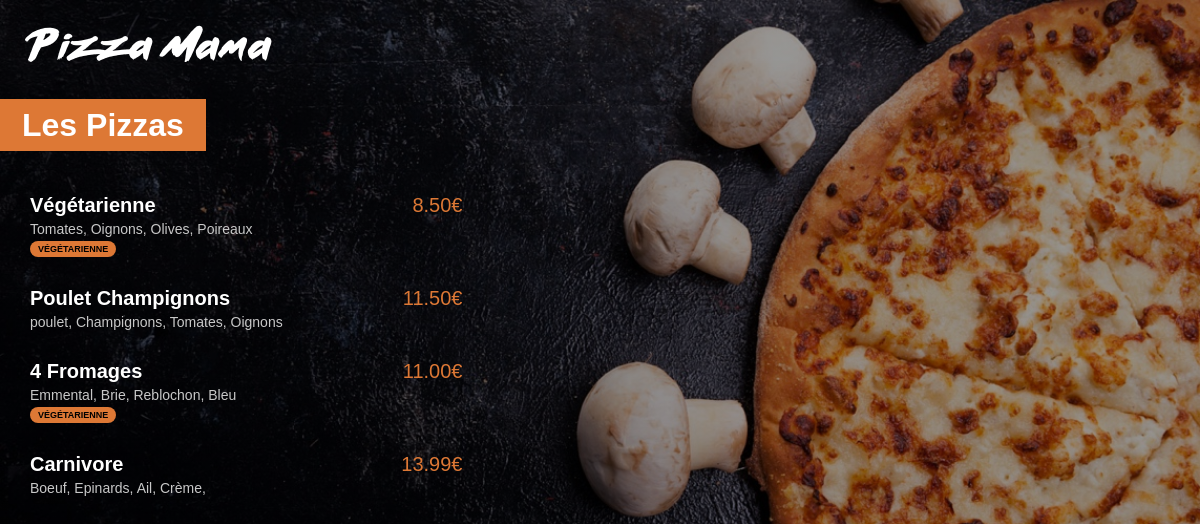
/menu/, run on an earlier commit of the app's database.
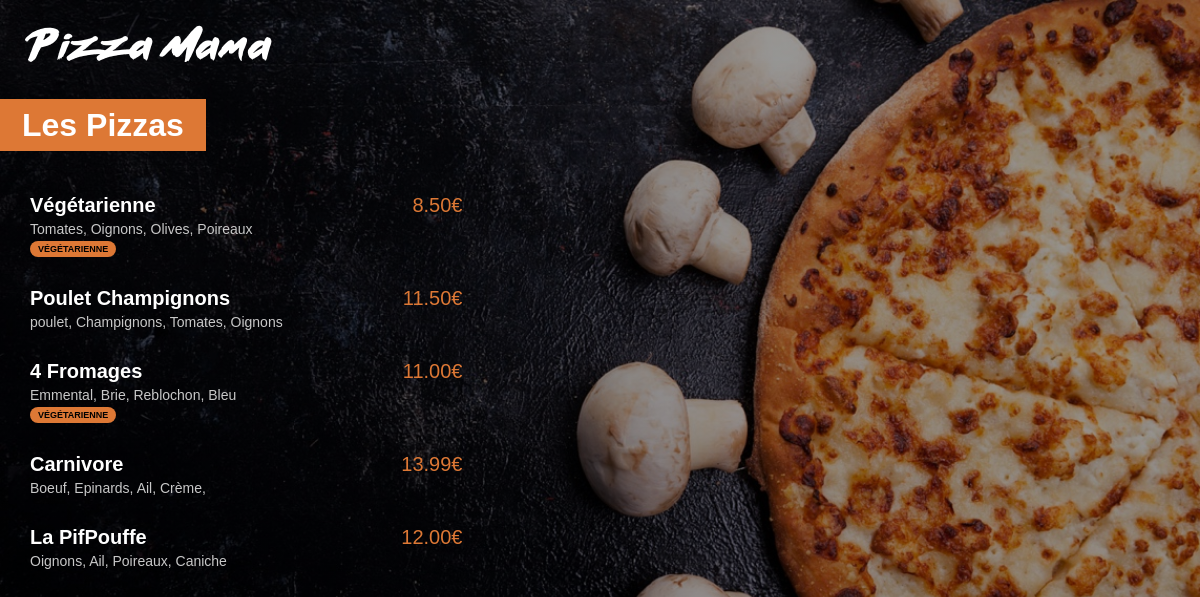
And on a later commit of the database.
### menu/models.py (models this page shows, shortened)
class Pizza(models.Model):
    nom = models.CharField(max_length=200)
    ingredients = models.CharField(max_length=400)
    prix = models.FloatField(default=0)
    vegetarienne = models.BooleanField(default=False)

### menu/views.py (the view)
def index(request):
    pizzas = Pizza.objects.all()
    return render(request, 'menu/index.html', {'pizzas': pizzas})

### menu/templates/menu/index.html (shortened to what this page needs)
{% load static %}
<html lang="fr">
<head>
    <link rel="stylesheet" href="{% static 'menu/style.css' %}">
</head>
<body>
    <img id="small_logo" src="{% static 'menu/images/small_logo.png' %}" alt="logo pizzamama">
    <div class="menu_title">
        <h1>Les Pizzas</h1>
    </div>
    <div class="menu_list">
        {% for pizza in pizzas %}
        <div class="menu_list_item">
            <span class="menu_list_title">{{pizza.nom}}</span>
            <span class="menu_list_prix">{{pizza.prix | floatformat:2}}€</span>
            <span class="menu_list_ingredients">{{pizza.ingredients}}</span>
            {% if pizza.vegetarienne %}
                <span class="menu_list_badge">VÉGÉTARIENNE</span>
            {% endif %}
        </div>
        {% endfor %}
    </div>
</body>
</html>

### menu/static/menu/style.css (style rules this page uses)
body { background: linear-gradient(0deg, rgba(0, 0, 0, 0.4), rgba(0, 0, 0, 0.4)), url("images/menu_background.jpg") no-repeat center center fixed; -webkit-background-size: cover; -moz-background-size: cover; -o-background-size: cover; background-size: cover; color: white; margin: 0px; font-family: Arial, serif; }
#small_logo { margin-top: 25px; margin-left: 25px; }
h1 { background-color: #DD7835; display: inline; padding: 8px 22px; }
.menu_title { margin-top: 45px; margin-bottom: 50px; }
.menu_list { margin-left: 30px; }
.menu_list_item { margin: 30px 0px; }
.menu_list_title { font-weight: bold; font-size: 20px; display: inline-block; width: 350px; }
.menu_list_prix { font-size: 20px; color: #DD7835; display: inline-block; width: 70px; margin-left: 8px; text-align: right; }
.menu_list_ingredients { font-size: 14px; color: #C8C8C8; margin-top: 4px; display: block; width: 320px; }
.menu_list_badge { background-color: #DD7835; color: black; font-size: 9px; padding: 3px 8px; margin-top: 4px; display: inline-block; border-radius: 8px; font-weight: bold; }

What changed in the data, as far as the page shows it:
added Pizza: nom "La PifPouffe", prix "12.00", ingredients "Oignons, Ail, Poireaux, Caniche"
